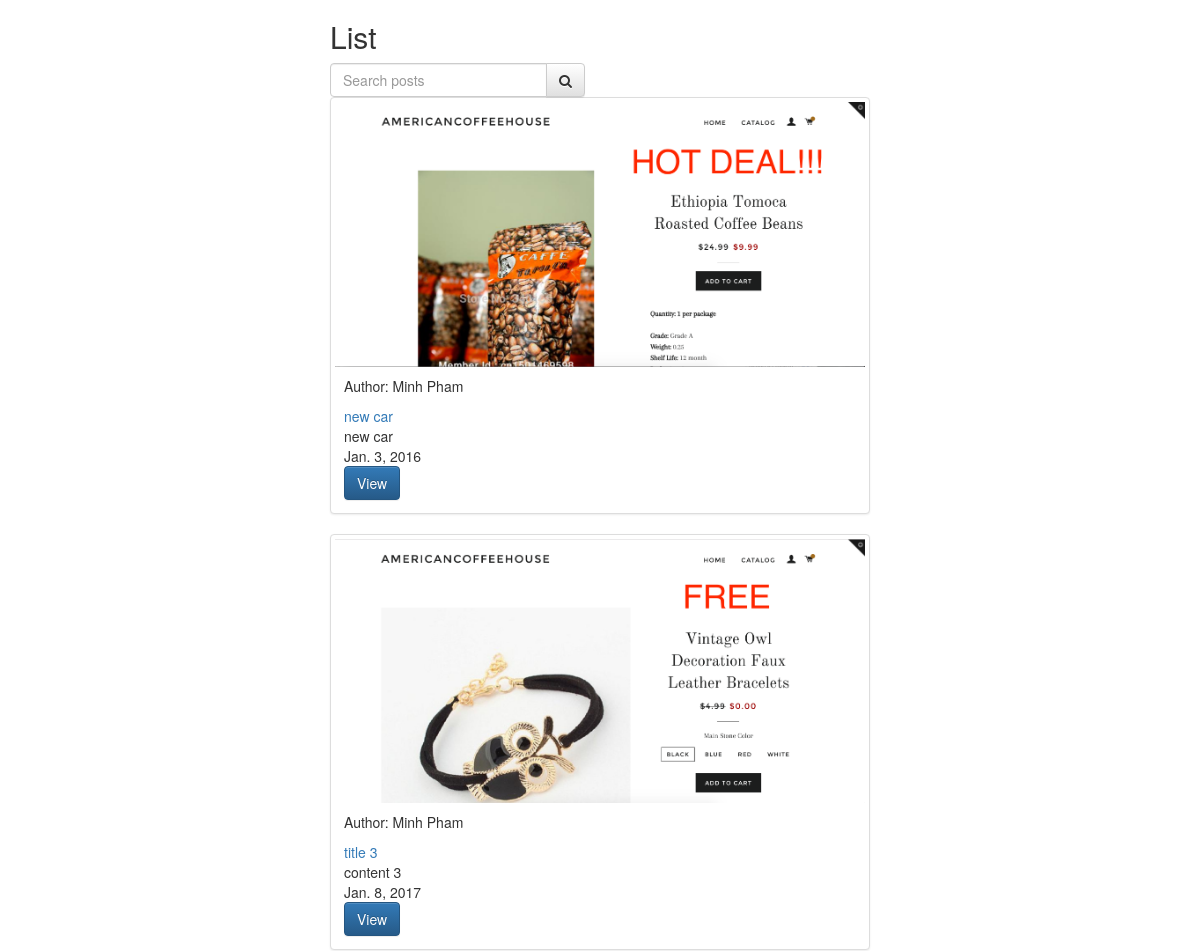
The page /posts/ (upper part) on the database as committed earlier.
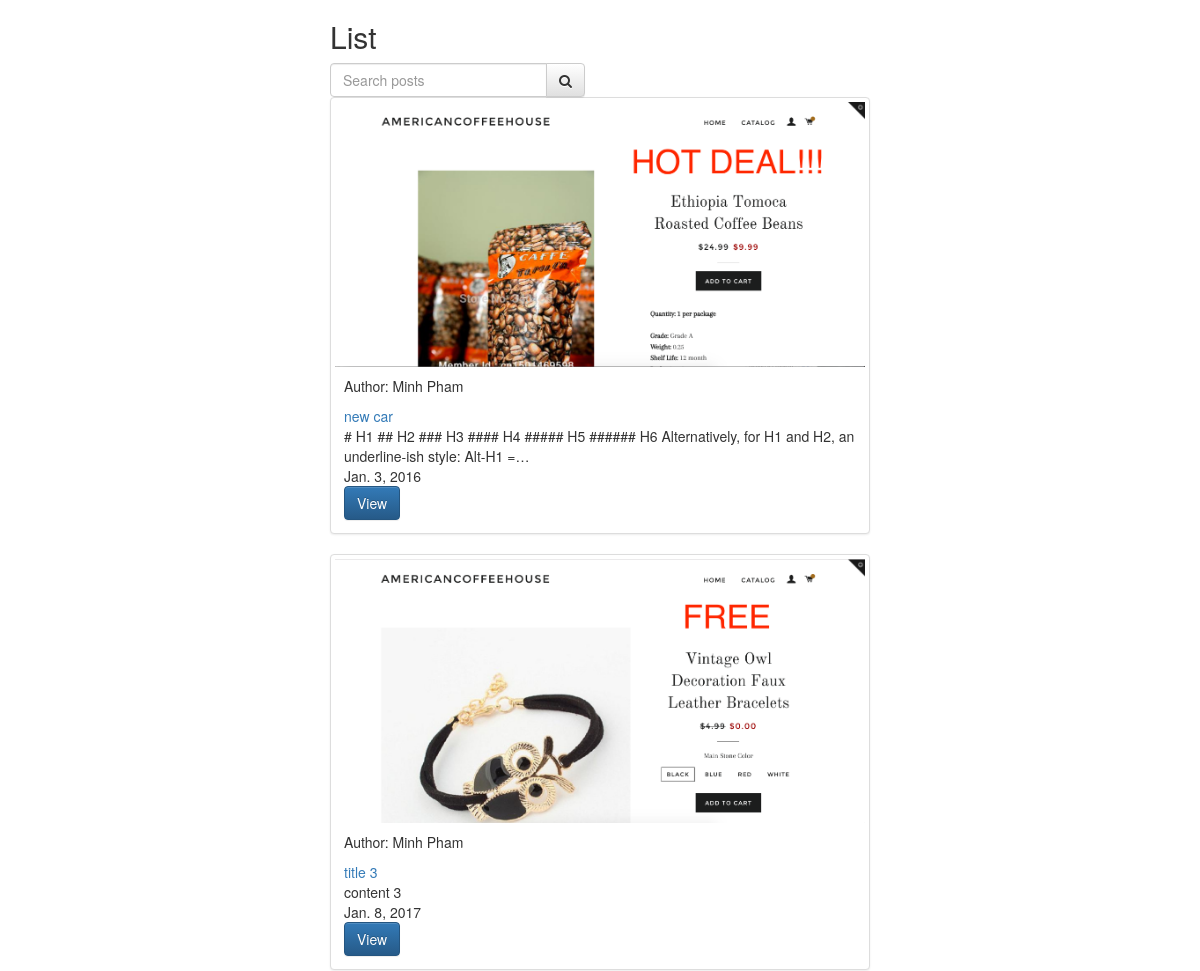
The same page on the database as committed later.
### posts/models.py (models this page shows, shortened)
class Post(models.Model):
	user = models.ForeignKey(settings.AUTH_USER_MODEL, default=1)
	title = models.CharField(max_length=120)
	slug = models.SlugField(unique=True)
	image = models.ImageField(upload_to=upload_location, null=True, blank=True, width_field="width_field", height_field="height_field")
	height_field = models.IntegerField(default=0)
	width_field = models.IntegerField(default=0)
	content = models.TextField()
	draft = models.BooleanField(default=False)
	publish = models.DateField(auto_now=False, auto_now_add=False)
	update = models.DateTimeField(auto_now = True, auto_now_add=False)
	timestamp = models.DateTimeField(auto_now=False, auto_now_add=True)
	objects = PostManager()
	def get_absolute_url(self):
		return reverse('posts:detail', kwargs = {'slug': self.slug })
	class Meta:
		ordering = ['-id', '-timestamp', '-update']
	def get_markdown(self):
		content = self.content
		return mark_safe(markdown(content))

### posts/views.py (the view, shortened to what this page needs)
def post_list(request):
	queryset_list = Post.objects.all().order_by("-timestamp")
	query = request.GET.get("q")
	paginator = Paginator(queryset_list, 3) # Show 25 contacts per page
	page_request_var = "hello"
	page = request.GET.get(page_request_var)
	try:
		queryset = paginator.page(page)
	except PageNotAnInteger:
		queryset = paginator.page(1)
	except EmptyPage:
		queryset = paginator.page(paginator.num_pages)
	context = {
			"object_list": queryset,
			"title": "List",
			"page_request_var": page_request_var,
		}
	return render(request, 'post_list.html', context)

### posts/models.py (called while the page is built)
	def all(self, *args, **kwargs):
		return super(PostManager, self).filter(draft=False).filter(publish__lte=timezone.now())

### posts/templates/post_list.html (shortened to what this page needs)
{% extends 'base.html' %} {% block content %}
<div class="col-sm-6 col-sm-offset-3">
    <h2>{{title}}</h2>
    <form action="" class="row">
        <div class="col-sm-6">
            <div class="input-group">
                <input class="form-control" type="text" name="q" placeholder="Search posts" value="{{ request.GET.q}}">
                <span class="input-group-btn">
                    <button class="btn btn-default" type="submit"><i class="fa fa-search"></i></button>
                </span>
            </div>
        </div>
    </form>
    <div class="row">
        {% for i in object_list %}
        <div class="col-sm-12">
            <div class="thumbnail">
                {% if i.image %}
                <img src="{{i.image.url}}" alt="" class="img-responsive"> {% endif %}
                <div class="caption post-detail-item">
                    {% if i.user.get_full_name %}
                    <p>Author: {{ i.user.get_full_name }}</p>
                    {% else %}
                    <p>Author: {{ i.user }}</p>
                    {% endif %}
                    <a href="{{ i.get_absolute_url }}">{{ i.title}}</a>
                    <div class="content-markdown">{{ i.content | truncatechars:120 }}</div>
                    <div>{{ i.publish }}</div>
                    <a href="{{ i.get_absolute_url }}" class="btn btn-primary" role="button">View</a>
                </div>
            </div>
        </div>
        {% endfor %}
    </div>
</div>
{% endblock %}

Rows that differ between the two databases and show on the page:
changed Post "new car": content "new car" → "# H1 ## H2 ### H3 #### H4 ##### H5 ###### H6 Alternatively, for H1 and H2, an underline-ish style: Alt-H1 =…"
